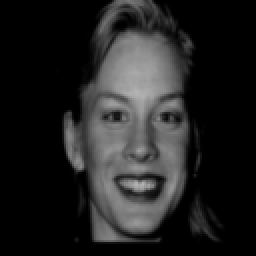
#> input picture HW3_P76074517_林怡瑄/HW3_P2/training.db/3675.tif, 128 x 128 px (shown 2 times larger); its folder holds 4 pictures in this run
$ python eigenface.py   (older library calls are emulated)
#> lines starting #> are read from the running program, lines starting #| are printed output that depends on the picture
# -*- coding: utf-8 -*-
"""
Created on Sun Nov 18 16:58:13 2018

@author: Lisa
"""
import cv2
import numpy as np
from os import listdir
from os.path import join
from sklearn.decomposition import PCA
import math

def PSNR(img1, img2):
    mse = np.mean((img1-img2)** 2 )
    return 20 * math.log10(255 / math.sqrt(mse))


mypath = "training.db"
files = listdir(mypath)
h=128
l=128
images = []
for f in files:
    fullpath = join(mypath, f)
    gray = cv2.imread(fullpath,cv2.IMREAD_GRAYSCALE).flatten()
#> gray = 16384 values, max 180 at index 5956, min 0 at index 0, mean 34.01
    images.append(gray)


#meanface
meanface=np.array(images).mean(axis=0)
meanface = cv2.normalize(meanface, None, 255,0, cv2.NORM_MINMAX, cv2.CV_8UC1)
cv2.imwrite('meanface.jpg', meanface.reshape(128,128))
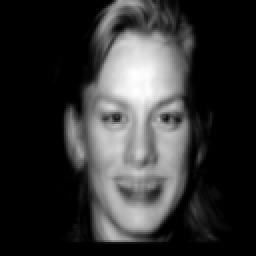
#> saved as meanface.jpg: shape (128, 128) (shown 2 times larger); min 0, max 255, mean 51
meanface = meanface.reshape(1,16384)[0]

# [8 lines of commented-out code are left out]
print("meanface")
cv2.imshow('meanface',meanface.reshape(128,128))
cv2.waitKey(0)
cv2.destroyAllWindows()
# top 5 eigenfaces and their corresponding eigenvalues in a descending order.
pca=PCA(n_components=5)
#> (the run stopped early here; a loop or call above may not have finished)
